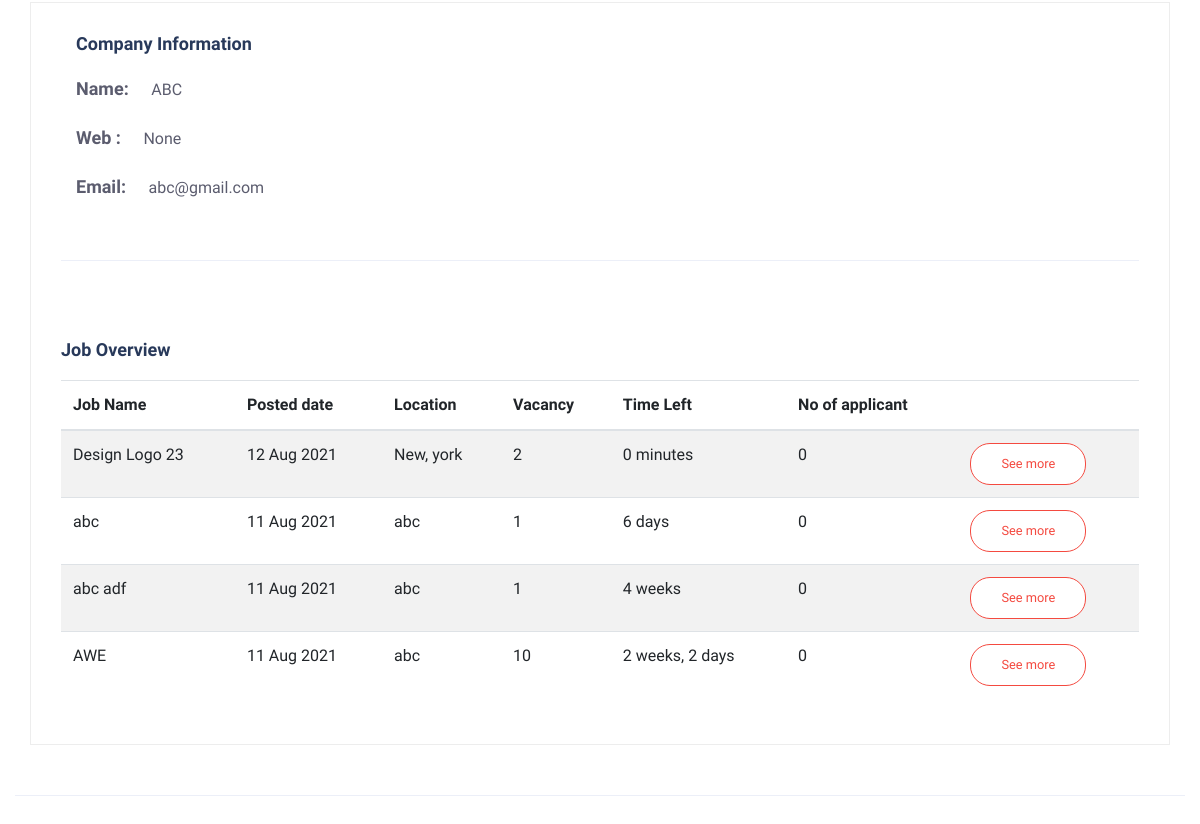
The page /company-detail/ (signed in, middle part) on the database as committed earlier.
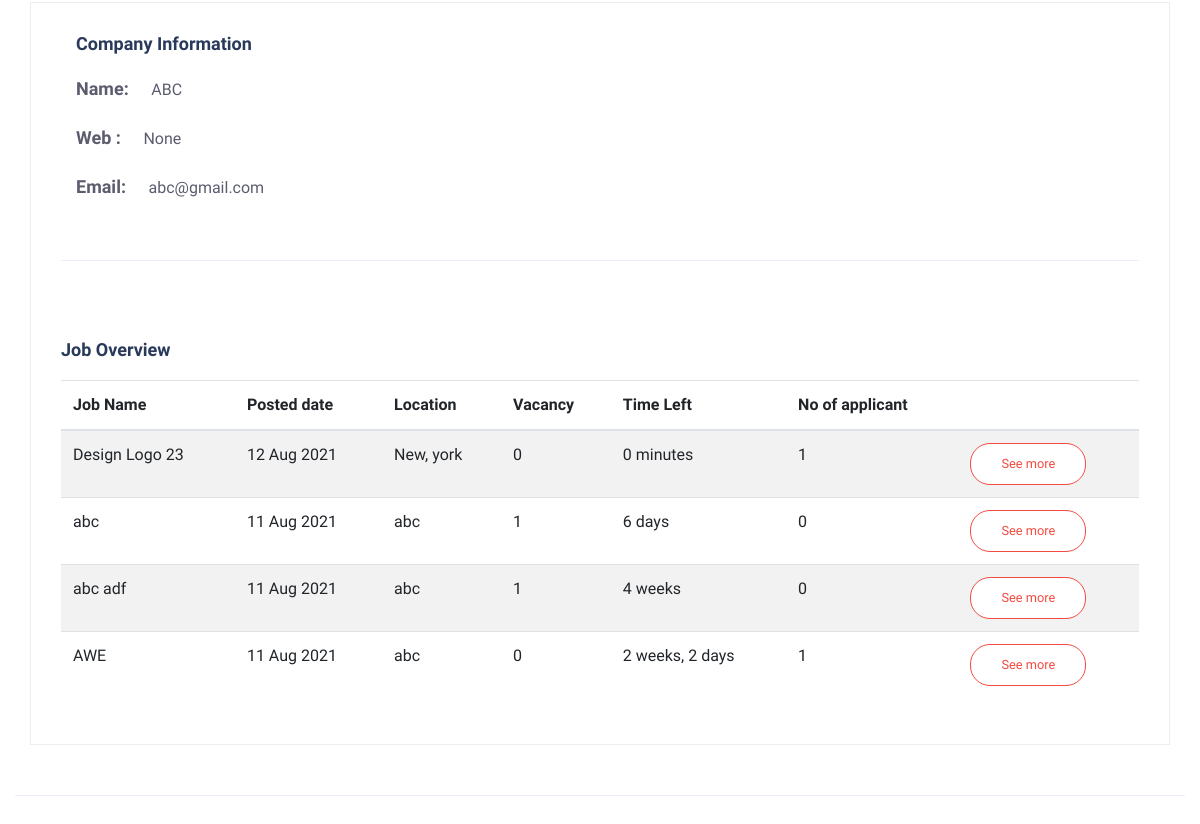
The same page on the database as committed later.
### job/models.py (models this page shows, shortened)
class Job(models.Model):
    job_name = models.CharField(max_length=200)
    slug = models.SlugField(unique=True)
    description = models.TextField()
    image = models.ImageField(upload_to='job', null=True, blank=True)
    category = models.ForeignKey(Category, on_delete=models.CASCADE, related_name='jobs')
    company = models.ForeignKey(Company, on_delete=models.CASCADE, related_name='jobs')
    location = models.CharField(max_length=200)
    vacancy = models.IntegerField(default=1)
    job_time = models.CharField(choices=JOB_TIME, max_length=10)
    salary_type = models.CharField(choices=SALARY_TYPE, max_length=10)
    max_salary = models.DecimalField(decimal_places=2, max_digits=6)
    min_salary = models.DecimalField(decimal_places=2, max_digits=6)
    last_date = models.DateField(default=timezone.now())
    posted_date = models.DateField(auto_now_add=True)
    class Meta:
        ordering = ['-posted_date']

### job/decorators.py (the view)
    def inner(*args, **kwargs):
        request = args[0]
        if request.user.is_authenticated:
            if not request.user.profile.is_company:
                return redirect('job:home')
        return func(*args, **kwargs)

### job/views.py (called while the page is built)
@login_required
@allow_company
def company_detail(request):
    profile = Profile.objects.get(user=request.user)
    companies = Company.objects.filter(profile=profile)
    context = {
        'companies': companies,
        'profile': profile,
    }
    return render(request, 'job/company_details.html', context)

### job/templates/job/company_details.html (shortened to what this page needs)
{% extends 'base.html' %}
{% load static %}
{% block content %}
<main>
    <div class="job-post-company pt-120 pb-120">
        <div class="container">
            {% for company in companies %}
            <div class="col-xl-12 col-lg-12">
                <div class="post-details3  mb-50">
                        <div class="col col-md-12">
                            <div class="post-details4  mb-50">
                                <div class="small-section-tittle">
                                    <h4>Company Information</h4>
                                </div>
                                <ul>
                                    <li>Name: <span>{{ company.company_name }} </span></li>
                                    <li>Web : <span> {{ company.web }}</span></li>
                                    <li>Email: <span>{{ company.email }}</span></li>
                                </ul>
                            </div>
                        </div>
                        <hr>
                        <div class="row">
                            <div class="col col-md-12 pt-5">
                                <div class="small-section-tittle">
                                    <h4>Job Overview</h4>
                                </div>
                                <table class="table table-striped">
                                    <thead>
                                        <tr>
                                            <th scope="col">Job Name</th>
                                            <th scope="col">Posted date</th>
                                            <th scope="col">Location</th>
                                            <th scope="col">Vacancy</th>
                                            <th scope="col">Time Left</th>
                                            <th scope="col">No of applicant</th>
                                            <th scope="col"></th>
                                        </tr>
                                    </thead>
                                    <tbody>
                                        {% for job in company.jobs.all %}
                                        <tr>
                                            <td>{{ job.job_name }}</td>
                                            <td>{{ job.posted_date|date:'d M Y'}}</td>
                                            <td>{{ job.location }}</td>
                                            <td>{{ job.vacancy }}</td>
                                            <td>{{ job.posted_date|timesince:job.last_date }}</td>
                                            <td>{{ job.applications.count }}</td>
                                            <td><a href="{% url 'job:application-detail' job.slug %}" class="genric-btn danger-border circle">See more</a></td>
                                        </tr>
                                        {% empty %}
                                        <tr>
                                            <td colspan="7" class="text-center">None</td>
                                        </tr>
                                        {% endfor %}
                                    </tbody>
                                </table>
                            </div>
                    </div>
                </div>
            </div>
            <hr>
            {% endfor %}
        </div>
    </div>
</main>
{% endblock content %}

Rows that differ between the two databases and show on the page:
changed Job "Design Logo 23": vacancy "2" → "0"; applications.count "0" → "1"
changed Job "AWE": vacancy "10" → "0"; applications.count "0" → "1"
